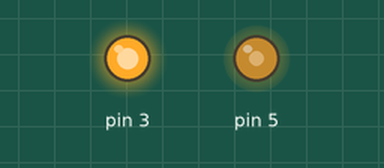
This sketch was run on a simulated Arduino Uno, built with avr-gcc and run on an emulated ATmega328P. On the bench: output pins drawn as LEDs (lit = HIGH).

Above: at 0.1 s.
Timing chart, 0 to 1.6 s (numbered marks = the images above):
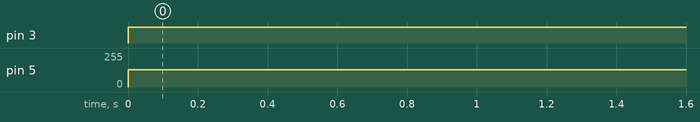

Measured:
- by itself, pin 3: LOW → HIGH at 0.00 s
- by itself, pin 5: 0/255 → 128/255 at 0.00 s

The sketch:

piston_new.ino
```cpp
boolean solenoid1=true;
//boolean solenoid5=false;
int mapped=555;
void setup() {
 Serial.begin(9600);

pinMode(3,OUTPUT);
pinMode(5,OUTPUT);


//pinMode(5,OUTPUT);
//pinMode(7,OUTPUT);
}

void loop() {

//digitalWrite(3,LOW);
//Serial.println("m");
//digitalWrite(5,HIGH);
//delay(500);
digitalWrite(3,HIGH);
//digitalWrite(3,LOW);
analogWrite(5,128);

//delay(1000);
////analogWrite(5,150);
//
//digitalWrite(5,LOW);
//analogWrite(3,150);

//delay(5000);
//
////digitalWrite(7,LOW);
//digitalWrite(3,HIGH);
//
//analogWrite(10,128);
//delay(1000);
}
```
